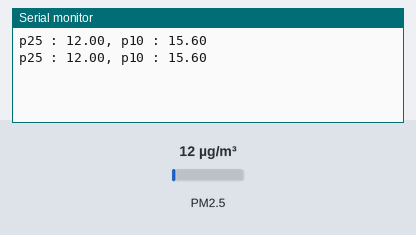
This sketch was run on a simulated ESP8266 (NodeMCU). On the bench: the last lines printed to the serial monitor. Inputs (shaded band) come from the test bench; at power-on: PM2.5 12 µg/m³.

Above: at 2.8 s.
2.9 s: PM2.5 set to 6 µg/m³
At 3.8 s:
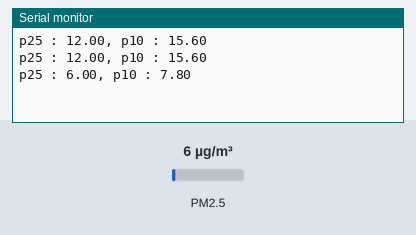
4.4 s: PM2.5 set to 75 µg/m³
At 5.6 s:
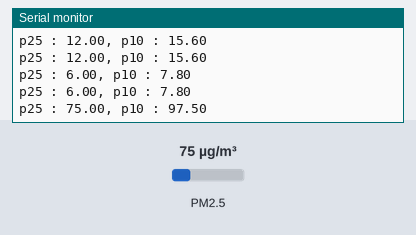
Timing chart, 0 to 7.4 s (numbered marks = the images above; inputs shaded):
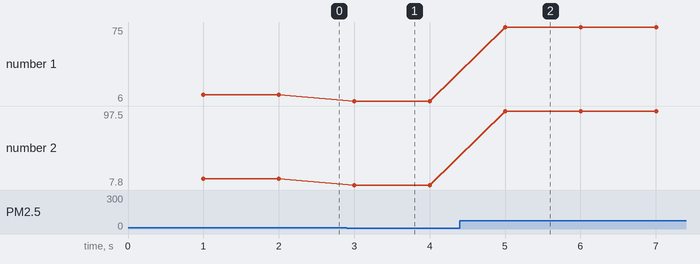

Measured:
- after the input at 2.9 s, the serial monitor: prints a new line after 0.10 s (image 1)
- after the input at 4.4 s, the serial monitor: prints a new line after 0.60 s (image 2)
- plotted number 1: 12 → 6 after the input at 2.9 s, 6 → 75 after the input at 4.4 s
- plotted number 2: 15.6 → 7.8 after the input at 2.9 s, 7.8 → 97.5 after the input at 4.4 s

The sketch:

SDS011.ino
```cpp
#include <SoftwareSerial.h>
#include <SDS011.h>

SDS011 sds;
float p25, p10;
int error;

void setup() {
  sds.begin(D1, D2);
  Serial.begin(115200);
}

void loop() {
  error = sds.read(&p25, &p10);
  if(!error){
    Serial.println("p25 : " + String(p25) + ", p10 : " + String(p10));
  }
  delay(1000);
}
```
